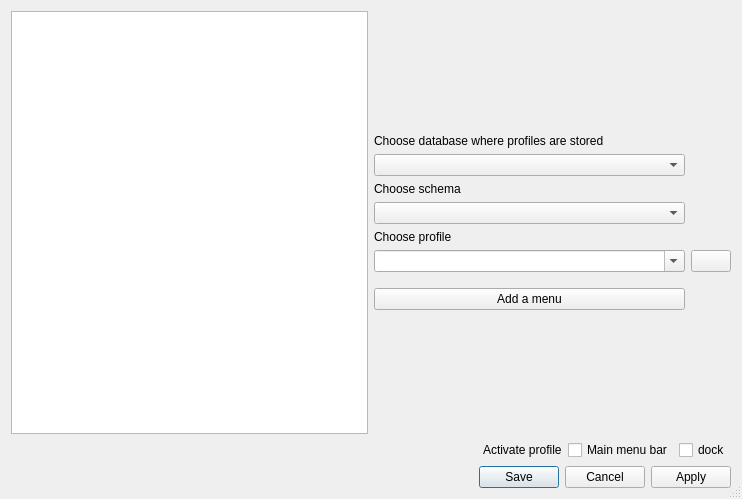
<?xml version="1.0" encoding="UTF-8"?>
<ui version="4.0">
 <class>Dialog</class>
 <widget class="QDialog" name="Dialog">
  <property name="windowModality">
   <enum>Qt::NonModal</enum>
  </property>
  <property name="geometry">
   <rect>
    <x>0</x>
    <y>0</y>
    <width>742</width>
    <height>499</height>
   </rect>
  </property>
  <property name="windowTitle">
   <string>Menu Configuration</string>
  </property>
  <property name="sizeGripEnabled">
   <bool>true</bool>
  </property>
  <property name="modal">
   <bool>true</bool>
  </property>
  <layout class="QVBoxLayout" name="verticalLayout">
   <item>
    <layout class="QHBoxLayout" name="horizontalLayout">
     <item>
      <widget class="QTreeView" name="source">
       <property name="enabled">
        <bool>true</bool>
       </property>
       <property name="sizePolicy">
        <sizepolicy hsizetype="Expanding" vsizetype="Expanding">
         <horstretch>0</horstretch>
         <verstretch>0</verstretch>
        </sizepolicy>
       </property>
       <property name="autoFillBackground">
        <bool>true</bool>
       </property>
       <attribute name="headerVisible">
        <bool>true</bool>
       </attribute>
      </widget>
     </item>
     <item>
      <layout class="QVBoxLayout" name="verticalLayout_2">
       <item>
        <layout class="QGridLayout" name="gridLayout">
         <property name="verticalSpacing">
          <number>6</number>
         </property>
         <item row="9" column="0">
          <widget class="QPushButton" name="button_add_menu">
           <property name="sizePolicy">
            <sizepolicy hsizetype="Expanding" vsizetype="Fixed">
             <horstretch>0</horstretch>
             <verstretch>0</verstretch>
            </sizepolicy>
           </property>
           <property name="text">
            <string>Add a menu</string>
           </property>
          </widget>
         </item>
         <item row="1" column="0">
          <widget class="QLabel" name="label_database">
           <property name="sizePolicy">
            <sizepolicy hsizetype="Expanding" vsizetype="Fixed">
             <horstretch>0</horstretch>
             <verstretch>0</verstretch>
            </sizepolicy>
           </property>
           <property name="text">
            <string>Choose database where profiles are stored</string>
           </property>
          </widget>
         </item>
         <item row="2" column="0">
          <widget class="QComboBox" name="combo_database">
           <property name="sizePolicy">
            <sizepolicy hsizetype="Expanding" vsizetype="Fixed">
             <horstretch>0</horstretch>
             <verstretch>0</verstretch>
            </sizepolicy>
           </property>
           <property name="editable">
            <bool>false</bool>
           </property>
          </widget>
         </item>
         <item row="7" column="0">
          <widget class="QComboBox" name="combo_profile">
           <property name="sizePolicy">
            <sizepolicy hsizetype="Expanding" vsizetype="Fixed">
             <horstretch>0</horstretch>
             <verstretch>0</verstretch>
            </sizepolicy>
           </property>
           <property name="editable">
            <bool>true</bool>
           </property>
          </widget>
         </item>
         <item row="5" column="0">
          <widget class="QLabel" name="label_profile">
           <property name="sizePolicy">
            <sizepolicy hsizetype="Expanding" vsizetype="Fixed">
             <horstretch>0</horstretch>
             <verstretch>0</verstretch>
            </sizepolicy>
           </property>
           <property name="text">
            <string>Choose profile</string>
           </property>
          </widget>
         </item>
         <item row="7" column="1">
          <widget class="QPushButton" name="button_delete_profile">
           <property name="sizePolicy">
            <sizepolicy hsizetype="Fixed" vsizetype="Fixed">
             <horstretch>0</horstretch>
             <verstretch>0</verstretch>
            </sizepolicy>
           </property>
           <property name="toolTip">
            <string>Delete current profile</string>
           </property>
           <property name="text">
            <string/>
           </property>
          </widget>
         </item>
         <item row="4" column="0">
          <widget class="QComboBox" name="combo_schema"/>
         </item>
         <item row="3" column="0">
          <widget class="QLabel" name="label_schema">
           <property name="sizePolicy">
            <sizepolicy hsizetype="Preferred" vsizetype="Fixed">
             <horstretch>0</horstretch>
             <verstretch>0</verstretch>
            </sizepolicy>
           </property>
           <property name="text">
            <string>Choose schema</string>
           </property>
          </widget>
         </item>
         <item row="8" column="0">
          <spacer name="verticalSpacer">
           <property name="orientation">
            <enum>Qt::Vertical</enum>
           </property>
           <property name="sizeType">
            <enum>QSizePolicy::Fixed</enum>
           </property>
           <property name="sizeHint" stdset="0">
            <size>
             <width>20</width>
             <height>10</height>
            </size>
           </property>
          </spacer>
         </item>
        </layout>
       </item>
      </layout>
     </item>
    </layout>
   </item>
   <item>
    <layout class="QHBoxLayout" name="horizontalLayout_2">
     <item>
      <spacer name="horizontalSpacer">
       <property name="orientation">
        <enum>Qt::Horizontal</enum>
       </property>
       <property name="sizeHint" stdset="0">
        <size>
         <width>40</width>
         <height>20</height>
        </size>
       </property>
      </spacer>
     </item>
     <item>
      <widget class="QLabel" name="label">
       <property name="text">
        <string>Activate profile</string>
       </property>
      </widget>
     </item>
     <item>
      <widget class="QCheckBox" name="activate_menubar">
       <property name="text">
        <string>Main menu bar</string>
       </property>
      </widget>
     </item>
     <item>
      <widget class="QCheckBox" name="activate_dock">
       <property name="text">
        <string>dock</string>
       </property>
      </widget>
     </item>
    </layout>
   </item>
   <item>
    <widget class="QDialogButtonBox" name="buttonBox">
     <property name="orientation">
      <enum>Qt::Horizontal</enum>
     </property>
     <property name="standardButtons">
      <set>QDialogButtonBox::Apply|QDialogButtonBox::Cancel|QDialogButtonBox::Save</set>
     </property>
    </widget>
   </item>
  </layout>
 </widget>
 <resources/>
 <connections/>
</ui>
